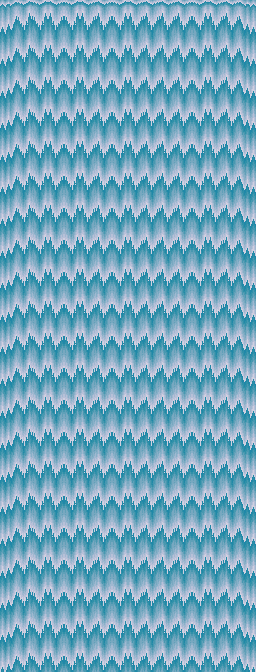

This is a level from a 2D game, rendered from its Tiled map with the project's own tilesets. A one-line summary and the complete map file follow:
An orthogonal 16x42 tile map with 16x16 px tiles, 1 tile layer (Tile Layer 1).

<map version="1.9" tiledversion="1.9.0" orientation="orthogonal" renderorder="right-down" width="16" height="42" tilewidth="16" tileheight="16" infinite="0" nextlayerid="2" nextobjectid="1">
 <tileset firstgid="1" source="NoahsPark.tsx" />
 <layer id="1" name="Tile Layer 1" width="16" height="42">
  <data encoding="csv">
606,607,607,2147484255,607,2147484255,2147484255,607,2147484255,2147484255,2147484255,2147484255,607,2147484255,2147484255,2147484254,
638,639,639,2147484287,639,2147484287,2147484287,639,2147484287,2147484287,2147484287,2147484287,639,2147484287,2147484287,2147484286,
670,671,671,2147484319,671,2147484319,2147484319,671,2147484319,2147484319,2147484319,2147484319,671,2147484319,2147484319,2147484318,
638,639,639,2147484287,639,2147484287,2147484287,639,2147484287,2147484287,2147484287,2147484287,639,2147484287,2147484287,2147484286,
670,671,671,2147484319,671,2147484319,2147484319,671,2147484319,2147484319,2147484319,2147484319,671,2147484319,2147484319,2147484318,
638,639,639,2147484287,639,2147484287,2147484287,639,2147484287,2147484287,2147484287,2147484287,639,2147484287,2147484287,2147484286,
670,671,671,2147484319,671,2147484319,2147484319,671,2147484319,2147484319,2147484319,2147484319,671,2147484319,2147484319,2147484318,
638,639,639,2147484287,639,2147484287,2147484287,639,2147484287,2147484287,2147484287,2147484287,639,2147484287,2147484287,2147484286,
670,671,671,2147484319,671,2147484319,2147484319,671,2147484319,2147484319,2147484319,2147484319,671,2147484319,2147484319,2147484318,
638,639,639,2147484287,639,2147484287,2147484287,639,2147484287,2147484287,2147484287,2147484287,639,2147484287,2147484287,2147484286,
670,671,671,2147484319,671,2147484319,2147484319,671,2147484319,2147484319,2147484319,2147484319,671,2147484319,2147484319,2147484318,
638,639,639,2147484287,639,2147484287,2147484287,639,2147484287,2147484287,2147484287,2147484287,639,2147484287,2147484287,2147484286,
670,671,671,2147484319,671,2147484319,2147484319,671,2147484319,2147484319,2147484319,2147484319,671,2147484319,2147484319,2147484318,
638,639,639,2147484287,639,2147484287,2147484287,639,2147484287,2147484287,2147484287,2147484287,639,2147484287,2147484287,2147484286,
670,671,671,2147484319,671,2147484319,2147484319,671,2147484319,2147484319,2147484319,2147484319,671,2147484319,2147484319,2147484318,
638,639,639,2147484287,639,2147484287,2147484287,639,2147484287,2147484287,2147484287,2147484287,639,2147484287,2147484287,2147484286,
670,671,671,2147484319,671,2147484319,2147484319,671,2147484319,2147484319,2147484319,2147484319,671,2147484319,2147484319,2147484318,
638,639,639,2147484287,639,2147484287,2147484287,639,2147484287,2147484287,2147484287,2147484287,639,2147484287,2147484287,2147484286,
670,671,671,2147484319,671,2147484319,2147484319,671,2147484319,2147484319,2147484319,2147484319,671,2147484319,2147484319,2147484318,
638,639,639,2147484287,639,2147484287,2147484287,639,2147484287,2147484287,2147484287,2147484287,639,2147484287,2147484287,2147484286,
670,671,671,2147484319,671,2147484319,2147484319,671,2147484319,2147484319,2147484319,2147484319,671,2147484319,2147484319,2147484318,
638,639,639,2147484287,639,2147484287,2147484287,639,2147484287,2147484287,2147484287,2147484287,639,2147484287,2147484287,2147484286,
670,671,671,2147484319,671,2147484319,2147484319,671,2147484319,2147484319,2147484319,2147484319,671,2147484319,2147484319,2147484318,
638,639,639,2147484287,639,2147484287,2147484287,639,2147484287,2147484287,2147484287,2147484287,639,2147484287,2147484287,2147484286,
670,671,671,2147484319,671,2147484319,2147484319,671,2147484319,2147484319,2147484319,2147484319,671,2147484319,2147484319,2147484318,
638,639,639,2147484287,639,2147484287,2147484287,639,2147484287,2147484287,2147484287,2147484287,639,2147484287,2147484287,2147484286,
670,671,671,2147484319,671,2147484319,2147484319,671,2147484319,2147484319,2147484319,2147484319,671,2147484319,2147484319,2147484318,
638,639,639,2147484287,639,2147484287,2147484287,639,2147484287,2147484287,2147484287,2147484287,639,2147484287,2147484287,2147484286,
670,671,671,2147484319,671,2147484319,2147484319,671,2147484319,2147484319,2147484319,2147484319,671,2147484319,2147484319,2147484318,
638,639,639,2147484287,639,2147484287,2147484287,639,2147484287,2147484287,2147484287,2147484287,639,2147484287,2147484287,2147484286,
670,671,671,2147484319,671,2147484319,2147484319,671,2147484319,2147484319,2147484319,2147484319,671,2147484319,2147484319,2147484318,
638,639,639,2147484287,639,2147484287,2147484287,639,2147484287,2147484287,2147484287,2147484287,639,2147484287,2147484287,2147484286,
670,671,671,2147484319,671,2147484319,2147484319,671,2147484319,2147484319,2147484319,2147484319,671,2147484319,2147484319,2147484318,
638,639,639,2147484287,639,2147484287,2147484287,639,2147484287,2147484287,2147484287,2147484287,639,2147484287,2147484287,2147484286,
670,671,671,2147484319,671,2147484319,2147484319,671,2147484319,2147484319,2147484319,2147484319,671,2147484319,2147484319,2147484318,
638,639,639,2147484287,639,2147484287,2147484287,639,2147484287,2147484287,2147484287,2147484287,639,2147484287,2147484287,2147484286,
670,671,671,2147484319,671,2147484319,2147484319,671,2147484319,2147484319,2147484319,2147484319,671,2147484319,2147484319,2147484318,
638,639,639,2147484287,639,2147484287,2147484287,639,2147484287,2147484287,2147484287,2147484287,639,2147484287,2147484287,2147484286,
670,671,671,2147484319,671,2147484319,2147484319,671,2147484319,2147484319,2147484319,2147484319,671,2147484319,2147484319,2147484318,
638,639,639,2147484287,639,2147484287,2147484287,639,2147484287,2147484287,2147484287,2147484287,639,2147484287,2147484287,2147484286,
670,671,671,2147484319,671,2147484319,2147484319,671,2147484319,2147484319,2147484319,2147484319,671,2147484319,2147484319,2147484318,
638,639,639,2147484287,639,2147484287,2147484287,639,2147484287,2147484287,2147484287,2147484287,639,2147484287,2147484287,2147484286
</data>
 </layer>
</map>
